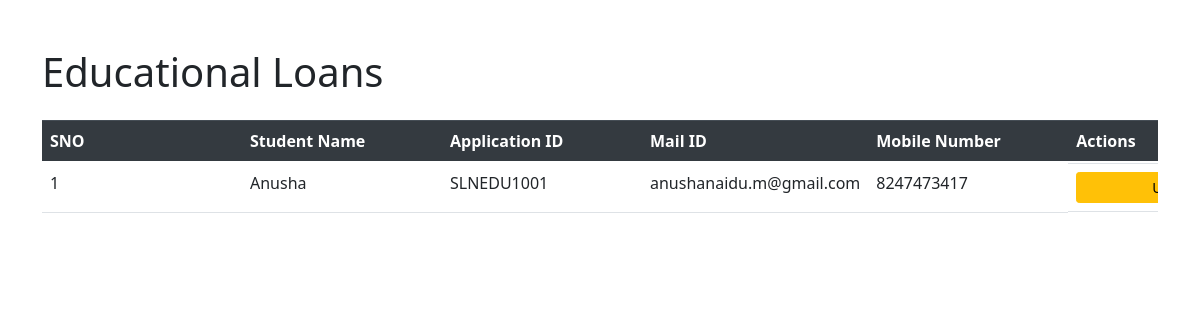
Screenshot of /el/loan-records/ with the database file from the repository.
### bhanu/models.py (models this page shows, shortened)
class Educationalloan(models.Model):
    APPLICANT_TYPE_CHOICES = [
        ('SALARIEDEMPLOYEE', 'Salariedemployee'),
        ('SELFEMPLOYEED', 'SelfEmployeed'),
    ]
    YES_NO_CHOICES = [
        ('Y', 'Yes'),
        ('N', 'No'),
    ]
    student_name = models.CharField(max_length=100)
    mail_id = models.EmailField(unique=True)
    mobile_number = models.CharField(max_length=10, unique=True)
    country = models.CharField(max_length=100)
    course = models.CharField(max_length=100)
    university_name = models.CharField(max_length=100)
    score_card = models.FileField(upload_to='score_cards/')
    GRE_score = models.DecimalField(max_digits=15, decimal_places=2)
    IELTS_score = models.DecimalField(max_digits=15, decimal_places=2)
    TOEFL_score = models.DecimalField(max_digits=15, decimal_places=2)
    Duolingo_score = models.DecimalField(max_digits=15, decimal_places=2)
    PTE_score = models.DecimalField(max_digits=15, decimal_places=2)
    student_work_experience = models.TextField()
    cibil_score = models.IntegerField()
    loan_required = models.DecimalField(max_digits=15, decimal_places=2)
    backlogs = models.PositiveIntegerField()
    residence_location = models.CharField(max_length=200)
    permanent_location = models.CharField(max_length=200)
    co_applicant_type = models.CharField(max_length=20, choices=APPLICANT_TYPE_CHOICES)
    co_applicant_parent_name = models.CharField(max_length=100,null=True,blank=True)
    co_applicant_company_name = models.CharField(max_length=100, null=True,blank=True)
    co_applicant_salaried_designation = models.CharField(max_length=100, null=True,blank=True)
    co_applicant_salaried_net_pay = models.DecimalField(max_digits=15, decimal_places=2, null=True,blank=True)
    co_applicant_salaried_emis = models.DecimalField(max_digits=15, decimal_places=2, null=True,blank=True)
    co_applicant_salaried_cibil_score = models.IntegerField(null=True,blank=True)
    co_applicant_self_employed_business_name = models.CharField(max_length=100, null=True,blank=True)
    co_applicant_self_employed_itr_mandatory = models.CharField(max_length=1, choices=YES_NO_CHOICES,null=True,blank=True)
    co_pplicant_self_employed_itr_amount = models.DecimalField(max_digits=15, decimal_places=2,null=True,blank=True)
    co_applicant_self_employed_business_licence = models.FileField(upload_to='business_licences/', null=True,blank=True)
    property_location = models.CharField(max_length=200)
    co_applicant_property_details = models.CharField(max_length=1, choices=YES_NO_CHOICES)
    property_type = models.CharField(max_length=50, choices=[('House', 'House'), ('Plot', 'Plot'), ('Flat', 'Flat'), ('Apartment', 'Apartment'), ('Open Land', 'Open Land')])
    property_market_value = models.DecimalField(max_digits=15, decimal_places=2)
    property_govt_value = models.DecimalField(max_digits=15, decimal_places=2)
    property_local_government_body = models.CharField(max_length=100)
    application_id=models.CharField(max_length=200,unique=True,blank=True)

### bhanu/views.py (the view)
# urls.py: path('loan-records/', loan_records, name='loan_records'),
def loan_records(request):
    records = Educationalloan.objects.all()
    return render(request, 'loan_records.html', {'records': records})

### bhanu/templates/loan_records.html (shortened to what this page needs)
<!DOCTYPE html>
<html lang="en">
<head>
    <link href="https://maxcdn.bootstrapcdn.com/bootstrap/4.5.2/css/bootstrap.min.css" rel="stylesheet">
    <link href="https://cdn.jsdelivr.net/npm/bootstrap@5.0.2/dist/css/bootstrap.min.css" rel="stylesheet"
>
</head>
<body>
    <div class="container mt-5">
        <h1 class="mb-4">Educational Loans</h1>
        <div class="table-responsive">
            <table class="table">
                <thead class="thead-dark">
                    <tr>
                        <th>SNO</th>
                        <th>Student Name</th>
                        <th>Application ID</th>
                        <th>Mail ID</th>
                        <th>Mobile Number</th>
                        <th>Actions</th>
                    </tr>
                </thead>
                <tbody>
                    {% for record in records %}
                    <tr>
                        <td>{{forloop.counter}}</td>
                        <td>{{ record.student_name }}</td>
                        <td>{{record.application_id}}</td>
                        <td>{{ record.mail_id }}</td>
                        <td>{{ record.mobile_number }}</td>
                        <td class="d-flex gap-2">
                            <a href="{% url 'update_record' record.id %}" class="btn btn-warning btn-sm ">Update</a>
                        </td>
                    </tr>
                    {% empty %}
                    <tr>
                        <td colspan="31">No records found.</td>
                    </tr>
                    {% endfor %}
                </tbody>
            </table>
        </div>
    </div>
</body>
</html>

### bhanu/templates/loan_records.html (style rules this page uses)
td { min-width: 200px; }
td.d-flex { min-width: 400px; justify-content: space-around; }
td.d-flex a { min-width: 200px; }
.table-responsive { -ms-overflow-style: none; scrollbar-width: none; }

### rows the page displays
Educationalloan: student_name "Anusha", application_id "SLNEDU1001", mail_id "anushanaidu.m@gmail.com", mobile_number "8247473417"
